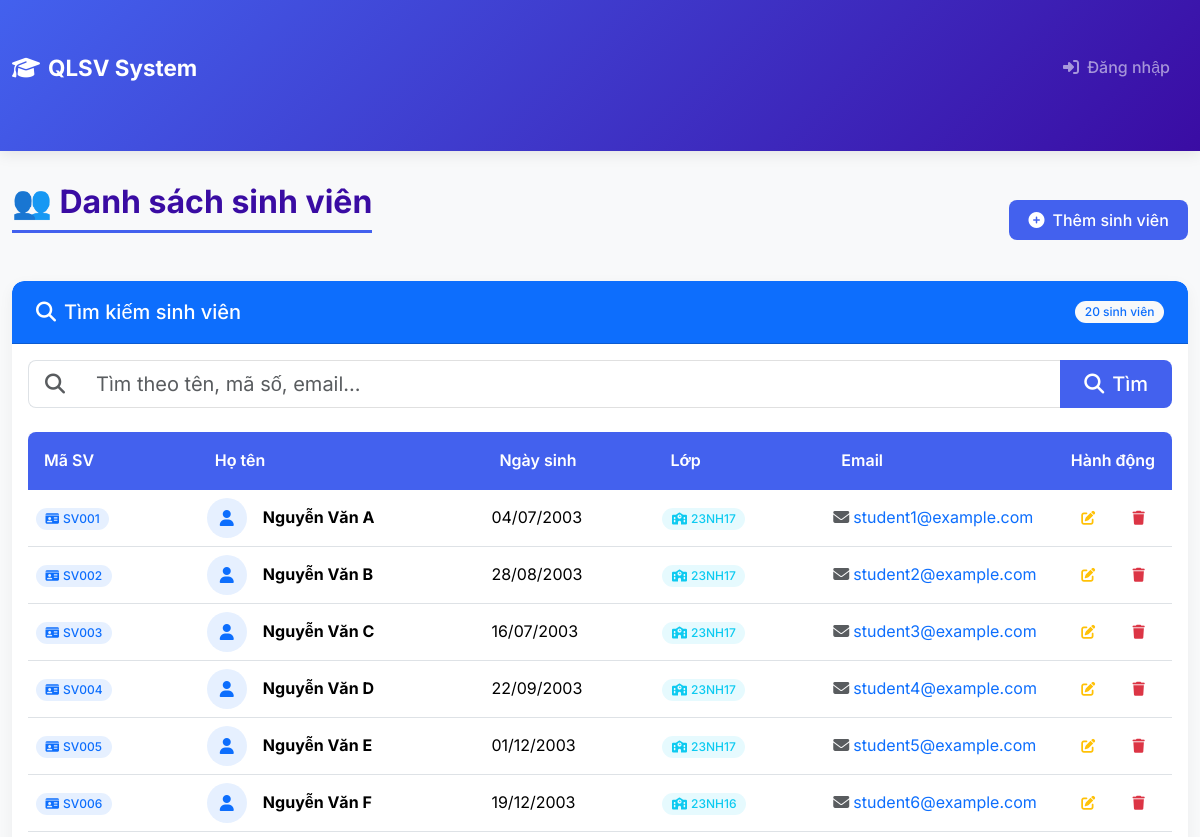
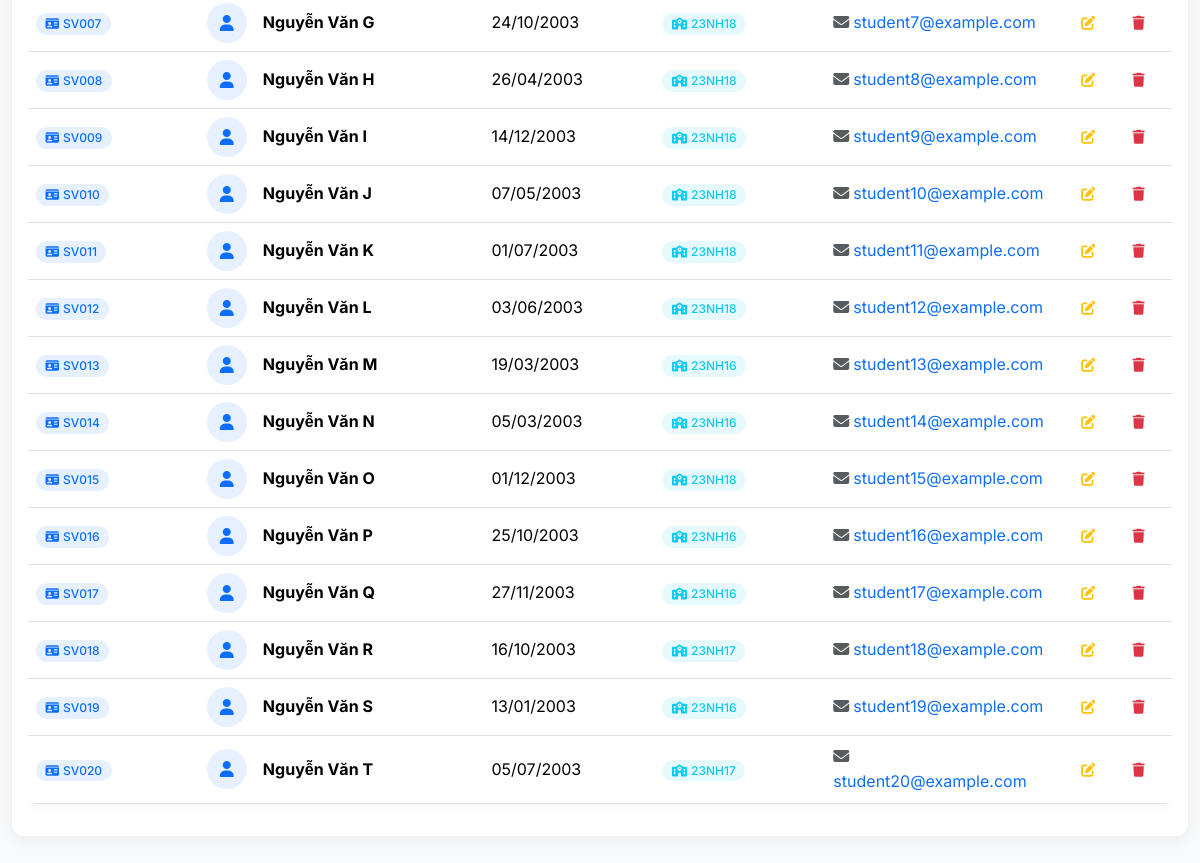
The app's page /students/, older data (2 pictures, top to bottom).
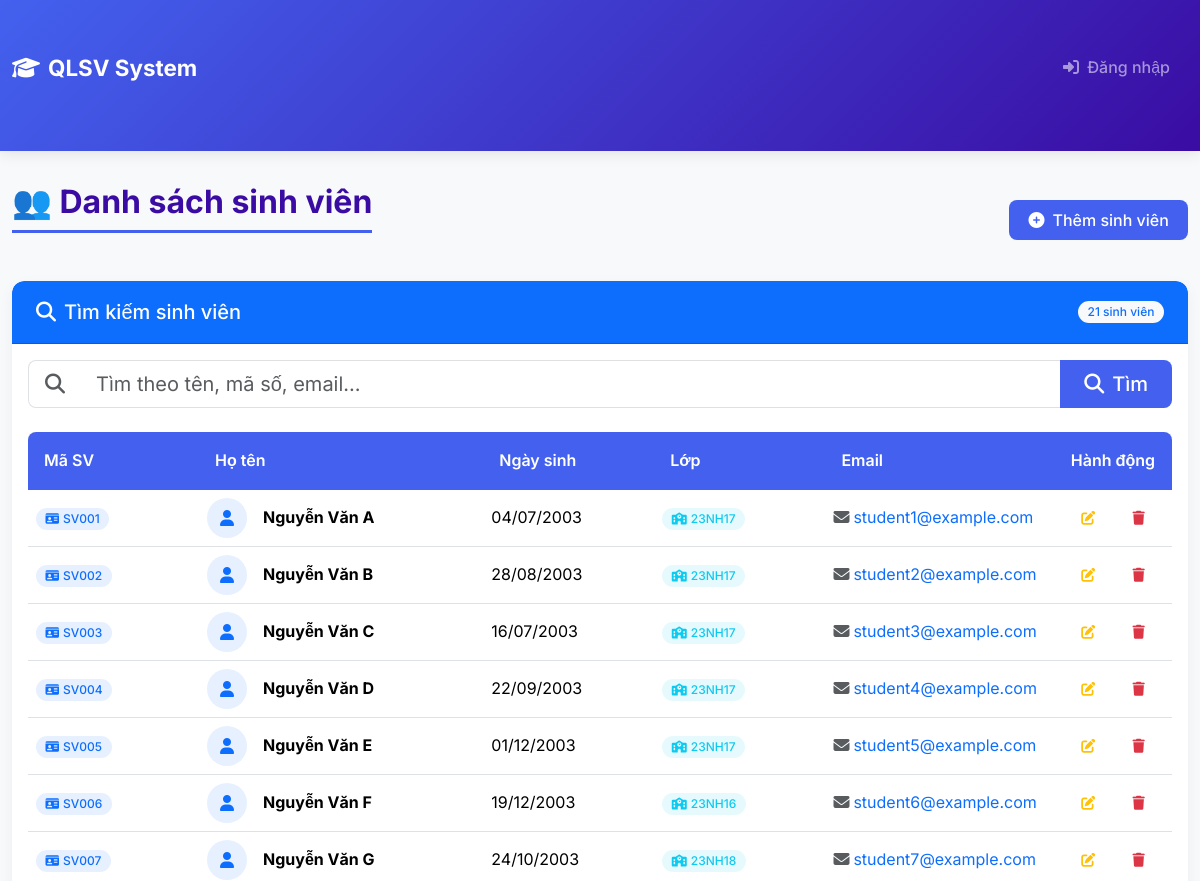
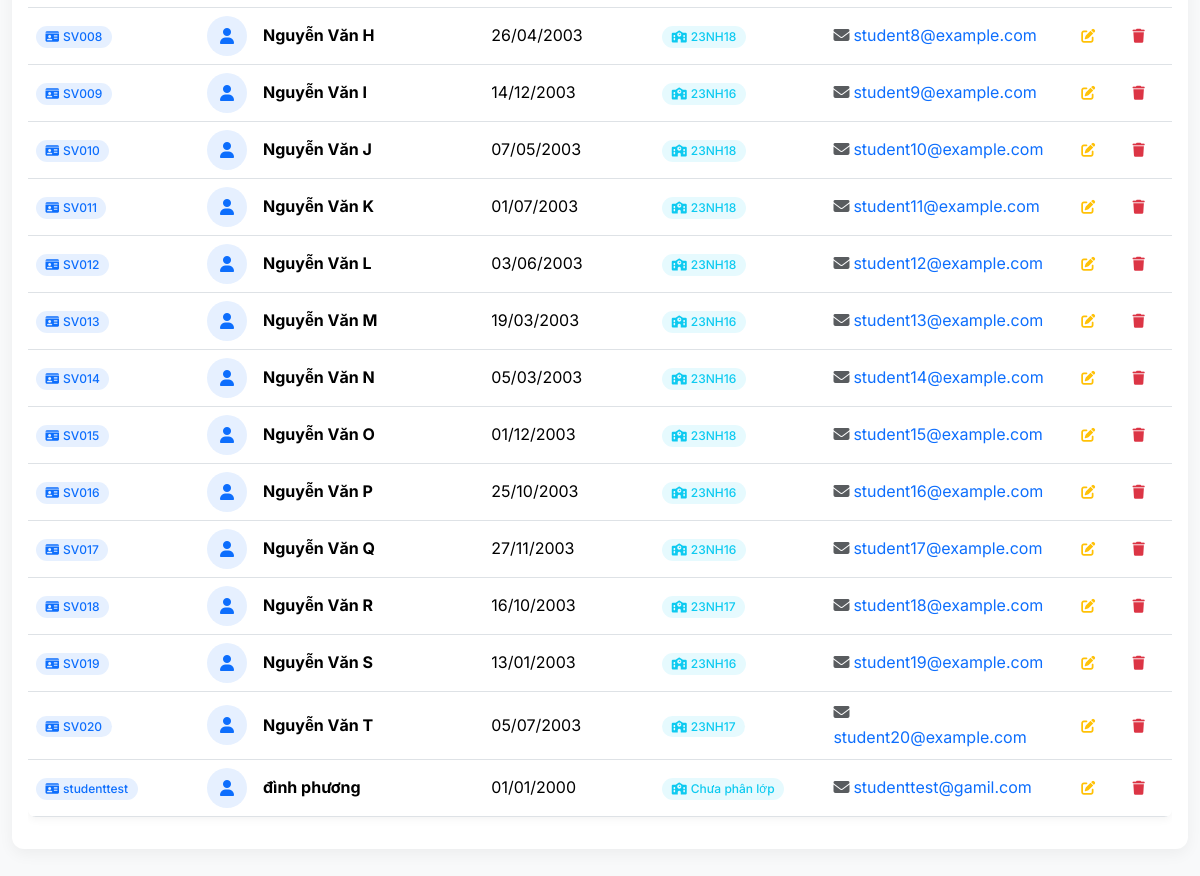
The same page, newer data (2 pictures, top to bottom).
### student/models.py (models this page shows, shortened)
class Student(models.Model):
    user = models.OneToOneField(User, on_delete=models.CASCADE, null=True, blank=True)
    ma_sv = models.CharField(max_length=20, unique=True)  # Mã sinh viên
    ho_ten = models.CharField(max_length=100)
    ngay_sinh = models.DateField()
    lop = models.CharField(max_length=50)
    email = models.EmailField(unique=True)

### student/views.py (the view)
# urls.py: path('', views.student_list, name='student_list'),
def student_list(request):
    query = request.GET.get('q')
    if query:
        students = Student.objects.filter(
            Q(ma_sv__icontains=query) |
            Q(ho_ten__icontains=query) |
            Q(lop__icontains=query) |
            Q(email__icontains=query)
        )
    else:
        students = Student.objects.all()
    return render(request, 'student/student_list.html', {'students': students})

### student/templates/student/student_list.html (shortened to what the changed rows need)
{% extends 'base.html' %}
{% block content %}
<div class="d-flex justify-content-between align-items-center mb-4">
    <h2 class="page-title">👥 Danh sách sinh viên</h2>
</div>
<div class="card">
    <div class="card-header bg-primary text-white d-flex justify-content-between align-items-center">
        <h5 class="mb-0"><i class="fas fa-search me-2"></i>Tìm kiếm sinh viên</h5>
        <span class="badge bg-light text-primary">{{ students.count }} sinh viên</span>
    </div>
    <div class="card-body">
        {% if students %}
        <div class="table-responsive">
            <table class="table table-hover align-middle">
                <thead class="table-dark">
                    <tr>
                        <th style="width: 15%">Mã SV</th>
                        <th style="width: 25%">Họ tên</th>
                        <th style="width: 15%">Ngày sinh</th>
                        <th style="width: 15%">Lớp</th>
                        <th style="width: 20%">Email</th>
                        <th style="width: 10%" class="text-center">Hành động</th>
                    </tr>
                </thead>
                <tbody>
                    {% for sv in students %}
                    <tr>
                        <td>
                            <span class="badge bg-primary bg-opacity-10 text-primary">
                                <i class="fas fa-id-card me-1"></i>{{ sv.ma_sv }}
                            </span>
                        </td>
                        <td>
                            <div class="d-flex align-items-center">
                                <div class="flex-shrink-0">
                                    <div class="rounded-circle bg-primary bg-opacity-10 text-primary d-flex align-items-center justify-content-center"
                                         style="width: 40px; height: 40px;">
                                        <i class="fas fa-user"></i>
                                    </div>
                                </div>
                                <div class="flex-grow-1 ms-3">
                                    <strong>{{ sv.ho_ten }}</strong>
                                </div>
                            </div>
                        </td>
                        <td>{{ sv.ngay_sinh|date:"d/m/Y" }}</td>
                        <td>
                            <span class="badge bg-info bg-opacity-10 text-info">
                                <i class="fas fa-school me-1"></i>{{ sv.lop }}
                            </span>
                        </td>
                        <td>
                            <a href="mailto:{{ sv.email }}" class="text-decoration-none">
                                <i class="fas fa-envelope me-1 text-muted"></i>{{ sv.email }}
                            </a>
                        </td>
                        <td class="text-center">
                            <div class="btn-group btn-group-sm" role="group">
                                <a href="{% url 'student_update' sv.pk %}" class="btn btn-outline-warning">
                                    <i class="fas fa-edit"></i>
                                </a>
                                <a href="{% url 'student_delete' sv.pk %}" class="btn btn-outline-danger">
                                    <i class="fas fa-trash"></i>
                                </a>
                            </div>
                        </td>
                    </tr>
                    {% endfor %}
                </tbody>
            </table>
        </div>
        {% endif %}
    </div>
</div>
{% endblock %}

Row changes from the older to the newer data that the page shows:
added Student: ma_sv "studenttest", ho_ten "đình phương", ngay_sinh "01/01/2000", lop "Chưa phân lớp", email "studenttest@gamil.com"
Text that changed along with them:
{{ students.count }}: "20" → "21"
